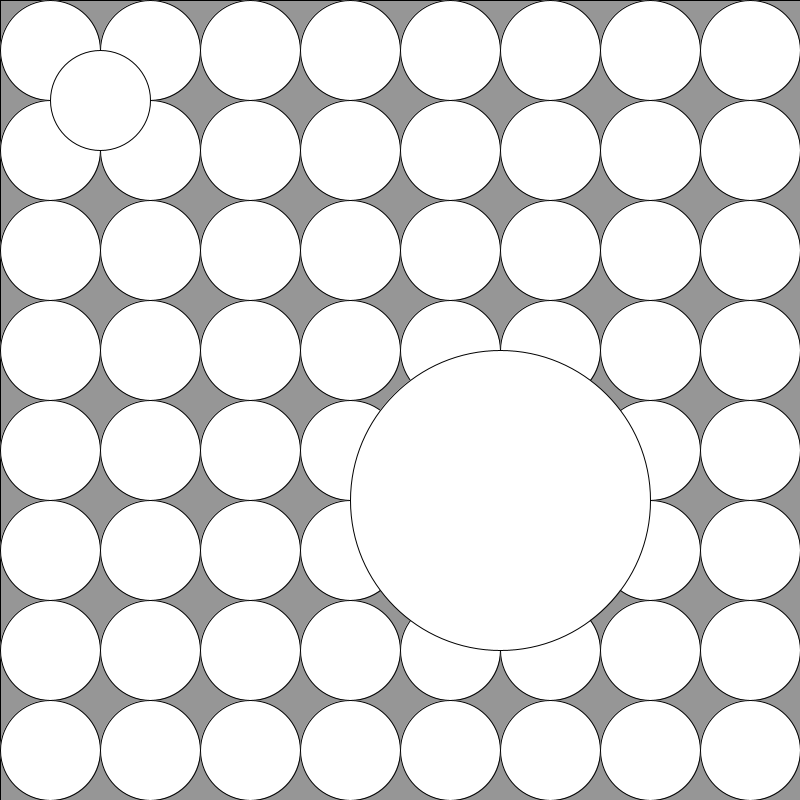
Frame 1 (no input)
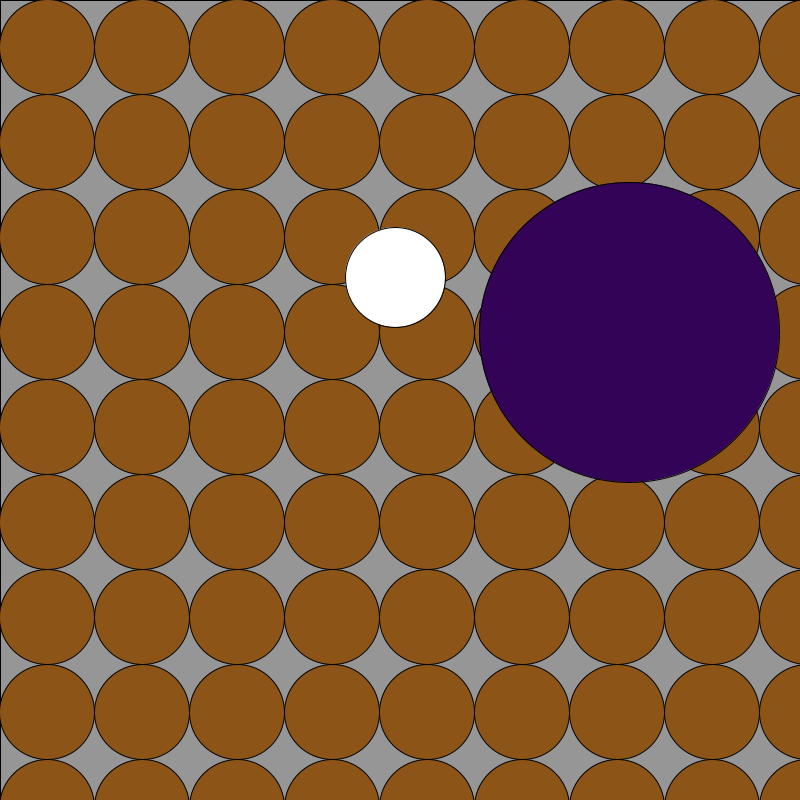
Frame 60 (the mouse pressed at the canvas centre just before this capture)
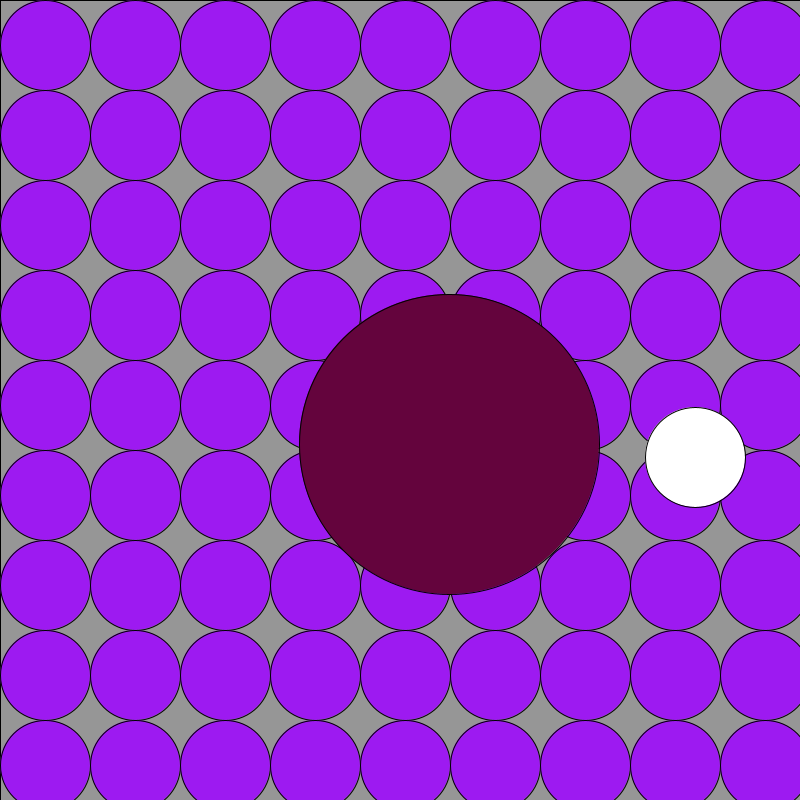
Frame 120 (the mouse held since frame 60 and released just before this capture)

The Processing sketch that drew these frames (run headless with seeded random() and noise(); from frame 60 on, the mouse is pressed at the canvas centre):

// Processing sketch: processing_41937
// ── processing_41937.pde

int x1, y1, x2, y2;
int velx1, vely1, velx2, vely2;
int i, j;
int gridcolorred, gridcolorblue, gridcolorgreen;
int bigballcolorred, bigballcolorgreen, bigballcolorblue;
int smallballcolorred, smallballcolorgreen, smallballcolorblue;
int cellsize;
int theradius;

void setup() {
  size(800, 800);
  x1=100;
  y1=100;
  x2=500;
  y2=500;
  velx1=5;
  vely1=3;
  velx2=3;
  vely2=8;
  i=0;
  j=0;
  gridcolorred=255;
  gridcolorgreen=255;
  gridcolorblue=255;
  bigballcolorred=255;
  bigballcolorgreen=255;
  bigballcolorblue=255;
  smallballcolorred=255;
  smallballcolorgreen=255;
  smallballcolorblue=255;
  cellsize=100;
  smooth();
}

void draw() {
  theradius=cellsize/2;
  //background
  fill(150);
  rect(0, 0, width, height);
  //circles on background
  fill(gridcolorred, gridcolorgreen, gridcolorblue);
  for (i=0;i<((800/cellsize)+1);i++) {
    for (j=0;j<((800/cellsize)+1);j++) {
      ellipse(cellsize*i+theradius,cellsize*j+theradius, cellsize, cellsize);
    }
  }
  fill(smallballcolorred, smallballcolorgreen, smallballcolorblue);
  ellipse(x1, y1, 100, 100);
  fill(bigballcolorred, bigballcolorgreen, bigballcolorblue);
  ellipse(x2, y2, 300, 300);
  x1 += velx1;
  y1 += vely1;
  x2 += velx2;
  y2 += vely2;
  if (x1 > width-50 || x1 < 50) {
    velx1 *= -1;
    gridcolorred=int(random(255));
    gridcolorgreen=int(random(255));
    gridcolorblue=int(random(255));
    smallballcolorred=int(random(255));
    smallballcolorgreen=int(random(255));
    smallballcolorblue=int(random(255));
    cellsize=int(random(50, 150));
  }
  if (y1 > width-50 || y1 < 50) {
    vely1 *= -1;
    gridcolorred=int(random(255));
    gridcolorgreen=int(random(255));
    gridcolorblue=int(random(255));
    smallballcolorred=int(random(255));
    smallballcolorgreen=int(random(255));
    smallballcolorblue=int(random(255));
    cellsize=int(random(50, 150));
  }
  if (x2 > width-150 || x2 < 150) {
    velx2 *= -1;
    gridcolorred=int(random(255));
    gridcolorgreen=int(random(255));
    gridcolorblue=int(random(255));
    bigballcolorred=int(random(255));
    bigballcolorgreen=int(random(255));
    bigballcolorblue=int(random(255));
    cellsize=int(random(50, 150));
  }
  if (y2 > width-150 || y2 < 150) {
    vely2 *= -1;
    gridcolorred=int(random(255));
    gridcolorgreen=int(random(255));
    gridcolorblue=int(random(255));
    bigballcolorred=int(random(255));
    bigballcolorgreen=int(random(255));
    bigballcolorblue=int(random(255));
    cellsize=int(random(50, 150));
  }
}
